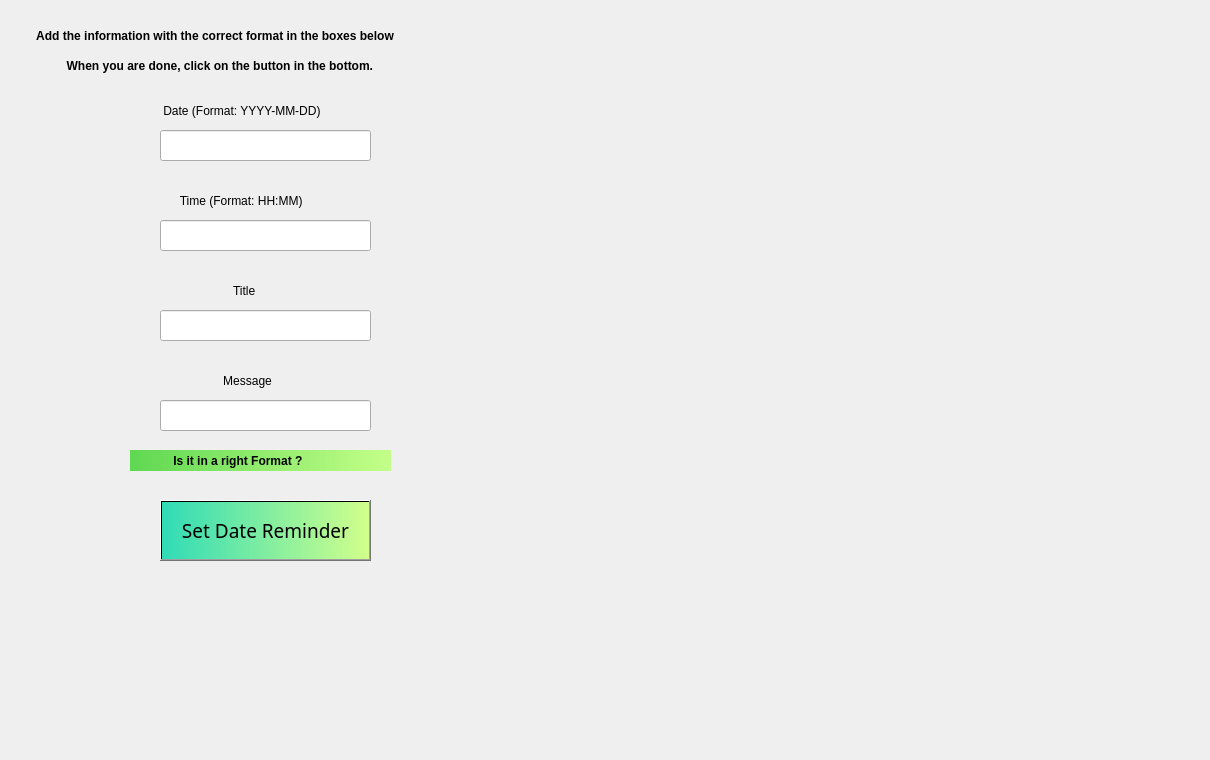
    <widget class="QWidget" name="tab_4">
     <attribute name="title">
      <string>Important Dates</string>
     </attribute>
     <widget class="QLabel" name="important_bg">
      <property name="geometry">
       <rect>
        <x>-4</x>
        <y>-8</y>
        <width>1201</width>
        <height>751</height>
       </rect>
      </property>
      <property name="text">
       <string/>
      </property>
      <property name="pixmap">
       <pixmap>../Python/BG/woman-writing_FFSUL8TZD3.jpg</pixmap>
      </property>
      <property name="scaledContents">
       <bool>true</bool>
      </property>
     </widget>
     <widget class="QLabel" name="date_label">
      <property name="geometry">
       <rect>
        <x>160</x>
        <y>100</y>
        <width>211</width>
        <height>21</height>
       </rect>
      </property>
      <property name="styleSheet">
       <string notr="true">font: 75 9pt &quot;Berlin Sans FB Demi&quot;;</string>
      </property>
      <property name="text">
       <string> Date (Format: YYYY-MM-DD)</string>
      </property>
     </widget>
     <widget class="QLabel" name="information_label">
      <property name="geometry">
       <rect>
        <x>30</x>
        <y>20</y>
        <width>471</width>
        <height>31</height>
       </rect>
      </property>
      <property name="styleSheet">
       <string notr="true">font: 75 9.7pt &quot;Berlin Sans FB Demi&quot;;
font-weight: bold;
color: rgb(0, 0, 0);</string>
      </property>
      <property name="text">
       <string>  Add the information with the correct format in the boxes below</string>
      </property>
     </widget>
     <widget class="QLabel" name="time_label">
      <property name="geometry">
       <rect>
        <x>160</x>
        <y>190</y>
        <width>211</width>
        <height>21</height>
       </rect>
      </property>
      <property name="styleSheet">
       <string notr="true">font: 75 9.7pt &quot;Berlin Sans FB Demi&quot;;</string>
      </property>
      <property name="text">
       <string>      Time (Format: HH:MM)</string>
      </property>
     </widget>
     <widget class="QLabel" name="title_label">
      <property name="geometry">
       <rect>
        <x>160</x>
        <y>280</y>
        <width>211</width>
        <height>21</height>
       </rect>
      </property>
      <property name="styleSheet">
       <string notr="true">font: 75 9.7pt &quot;Berlin Sans FB Demi&quot;;</string>
      </property>
      <property name="text">
       <string>                      Title</string>
      </property>
     </widget>
     <widget class="QLabel" name="msg_label">
      <property name="geometry">
       <rect>
        <x>160</x>
        <y>370</y>
        <width>211</width>
        <height>21</height>
       </rect>
      </property>
      <property name="styleSheet">
       <string notr="true">font: 75 9.7pt &quot;Berlin Sans FB Demi&quot;;</string>
      </property>
      <property name="text">
       <string>                   Message</string>
      </property>
     </widget>
     <widget class="QLineEdit" name="write_date">
      <property name="geometry">
       <rect>
        <x>160</x>
        <y>130</y>
        <width>211</width>
        <height>31</height>
       </rect>
      </property>
      <property name="text">
       <string/>
      </property>
     </widget>
     <widget class="QLineEdit" name="write_time">
      <property name="geometry">
       <rect>
        <x>160</x>
        <y>220</y>
        <width>211</width>
        <height>31</height>
       </rect>
      </property>
      <property name="text">
       <string/>
      </property>
     </widget>
     <widget class="QLineEdit" name="write_title">
      <property name="geometry">
       <rect>
        <x>160</x>
        <y>310</y>
        <width>211</width>
        <height>31</height>
       </rect>
      </property>
      <property name="text">
       <string/>
      </property>
     </widget>
     <widget class="QLineEdit" name="write_message">
      <property name="geometry">
       <rect>
        <x>160</x>
        <y>400</y>
        <width>211</width>
        <height>31</height>
       </rect>
      </property>
      <property name="text">
       <string/>
      </property>
     </widget>
     <widget class="QPushButton" name="set_date_btn">
      <property name="geometry">
       <rect>
        <x>160</x>
        <y>500</y>
        <width>211</width>
        <height>61</height>
       </rect>
      </property>
      <property name="font">
       <font>
        <family>Berlin Sans FB Demi</family>
        <pointsize>14</pointsize>
        <weight>9</weight>
        <italic>false</italic>
        <bold>false</bold>
       </font>
      </property>
      <property name="toolTip">
       <string>&lt;html&gt;&lt;head/&gt;&lt;body&gt;&lt;p&gt;&lt;span style=&quot; font-size:8pt; font-weight:600;&quot;&gt;Turn on&lt;/span&gt;&lt;/p&gt;&lt;/body&gt;&lt;/html&gt;</string>
      </property>
      <property name="styleSheet">
       <string notr="true">background-color: qlineargradient(spread:pad, x1:0, y1:0, x2:1, y2:0, stop:0 rgba(45, 219, 182, 252), stop:1 rgba(209, 255, 137, 252));
font: 75 14pt &quot;Berlin Sans FB Demi&quot;;</string>
      </property>
      <property name="text">
       <string>Set Date Reminder</string>
      </property>
     </widget>
     <widget class="QLabel" name="information_label_2">
      <property name="geometry">
       <rect>
        <x>50</x>
        <y>50</y>
        <width>431</width>
        <height>31</height>
       </rect>
      </property>
      <property name="styleSheet">
       <string notr="true">font: 75 9.7pt &quot;Berlin Sans FB Demi&quot;;
font-weight: bold;
color: rgb(0, 0, 0);</string>
      </property>
      <property name="text">
       <string>     When you are done, click on the button in the bottom.</string>
      </property>
     </widget>
     <widget class="QLabel" name="time_format_label_2">
      <property name="geometry">
       <rect>
        <x>130</x>
        <y>450</y>
        <width>261</width>
        <height>21</height>
       </rect>
      </property>
      <property name="styleSheet">
       <string notr="true">color: qlineargradient(spread:pad, x1:0, y1:0, x2:1, y2:0, stop:0 rgba(0, 0, 0, 227), stop:0.994737 rgba(0, 0, 0, 252));
font: 75 9.7pt &quot;Berlin Sans FB Demi&quot;;
font-weight: bold;
background-color: qlineargradient(spread:pad, x1:0, y1:0, x2:1, y2:0, stop:0 rgba(78, 213, 63, 227), stop:0.994737 rgba(194, 255, 135, 252));</string>
      </property>
      <property name="text">
       <string>             Is it in a right Format ?</string>
      </property>
     </widget>
    </widget>
